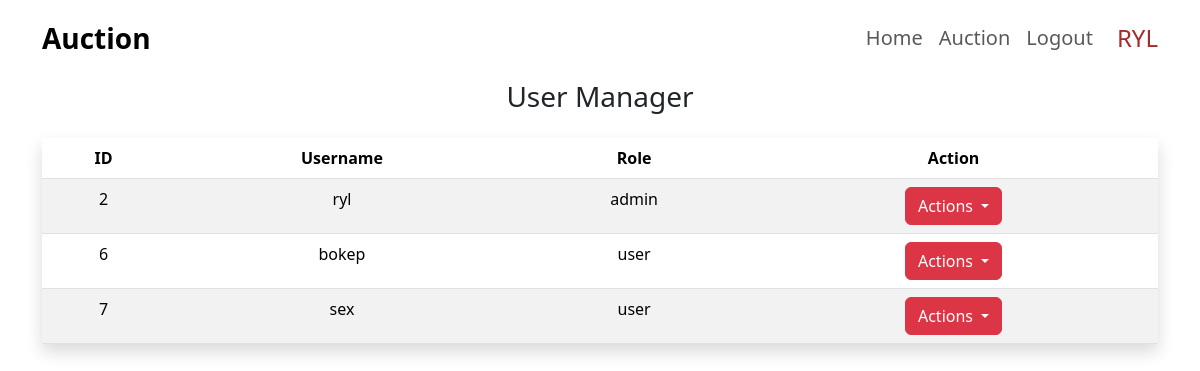
Screenshot of /user_manager.php (signed in) with the database file from the repository.
### tables this page shows
CREATE TABLE `client` (
  `id` int(10) NOT NULL,
  `username` varchar(255) NOT NULL,
  `password` varchar(255) NOT NULL,
  `role` enum('user','admin') DEFAULT 'user'
);

### user_manager.php (the view, shortened to what this page needs)
<?php
include "header.php";
include "koneksi.php";
?>
<div class="container" style="padding-top: 4rem;">
    <div class="text-center p-3">
        <h3>User Manager</h3>
    </div>
    <table class="table table-hover table-striped shadow">
        <thead>
            <tr class="text-center">
                <th>ID</th>
                <th>Username</th>
                <th>Role</th>
                <th>Action</th>
            </tr>
        </thead>
        <tbody>
            <?php
            $qry_user = mysqli_query($conn, "select * from client");
            while ($dt_users = mysqli_fetch_array($qry_user)) {
                ?>
                <tr class="text-center">
                    <td>
                        <?= $dt_users['id'] ?>
                    </td>
                    <td>
                        <?= $dt_users['username'] ?>
                    </td>
                    <td>
                        <?= $dt_users['role'] ?>
                    </td>
                    <td>
                        <div class="btn-group">
                            <button type="button" class="btn btn-danger dropdown-toggle" data-bs-toggle="dropdown"
                                aria-expanded="false">
                                Actions
                            </button>
                        </div>
                    </td>
                </tr>
                <?php
            }
            ?>
        </tbody>
    </table>
</div>
</body>
</html>

### header.php (shortened to what this page needs)
<!DOCTYPE html>
<html lang="en">
<head>
  <link href="https://cdn.jsdelivr.net/npm/bootstrap@5.3.1/dist/css/bootstrap.min.css" rel="stylesheet"
>
</head>
<body>
  <nav class="navbar fixed-top navbar-expand-lg navbar-white bg-white" id="nav">
    <div class="container">
      <a class="navbar-brand fw-bold fs-3" data-bs-toggle="offcanvas" data-bs-target="#offcanvasExample"
        aria-controls="offcanvasExample">Auction</a>
      <div class="collapse navbar-collapse" id="navbarNav">
        <ul class="navbar-nav ms-auto">
          <li class="nav-item">
            <a class="nav-link fw-medium fs-5" aria-current="page" href="home.php">Home</a>
          </li>
          <li class="nav-item">
            <a class="nav-link fw-medium fs-5" href="auction.php">Auction</a>
          </li>
          <?php
          if (isset($_SESSION['status_login']) && $_SESSION['status_login'] == true) {
            echo '<li class="nav-item">
            <a class="nav-link fw-medium fs-5" href="logout.php">Logout</a>
          </li>';
          } else {
            echo '<li class="nav-item">
            <a class="nav-link fw-medium fs-5" href="login.php">Login</a>
          </li>';
          }
          ?>
        </ul>
        <span class="navbar-text ms-3 mt-2">
          <?php
          if (isset($_SESSION['status_login'])) {
            if ($_SESSION['status_login'] == true) {
              echo '<h4 style="text-transform: uppercase; color: brown">' . $_SESSION['username'] . '</h4>';
            }
          } else if (!isset($_SESSION['status_login'])) {
            echo '<h3 style="color: brown;">Guest</h3>';
          }
          ?>
        </span>
      </div>
    </div>
  </nav>
</body>

### rows the page displays
client: id "2", username "ryl", role "admin"
client: id "6", username "bokep", role "user"
client: id "7", username "sex", role "user"

### other values shown
$_SESSION['username'] "RYL"
